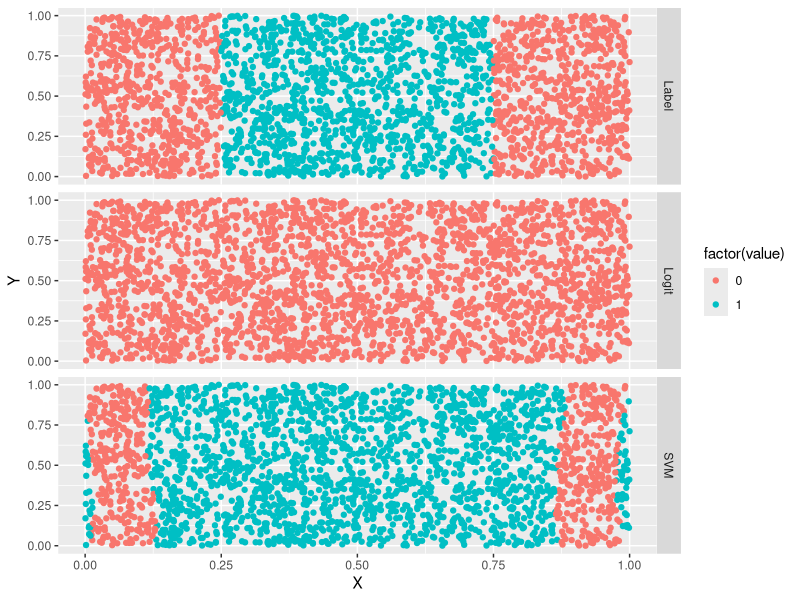
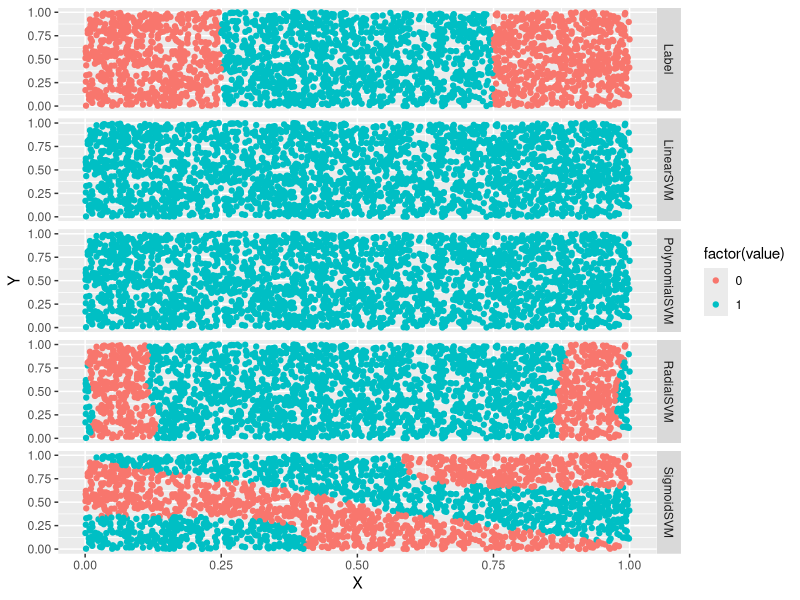
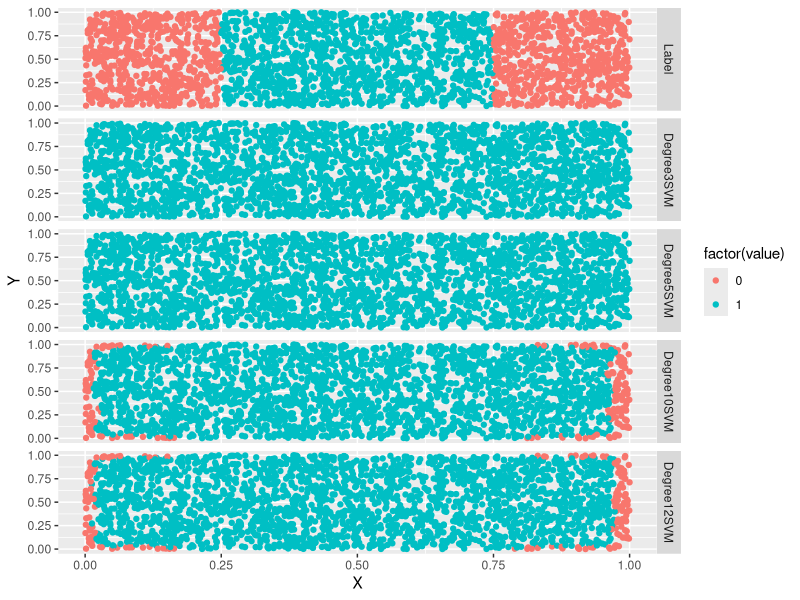
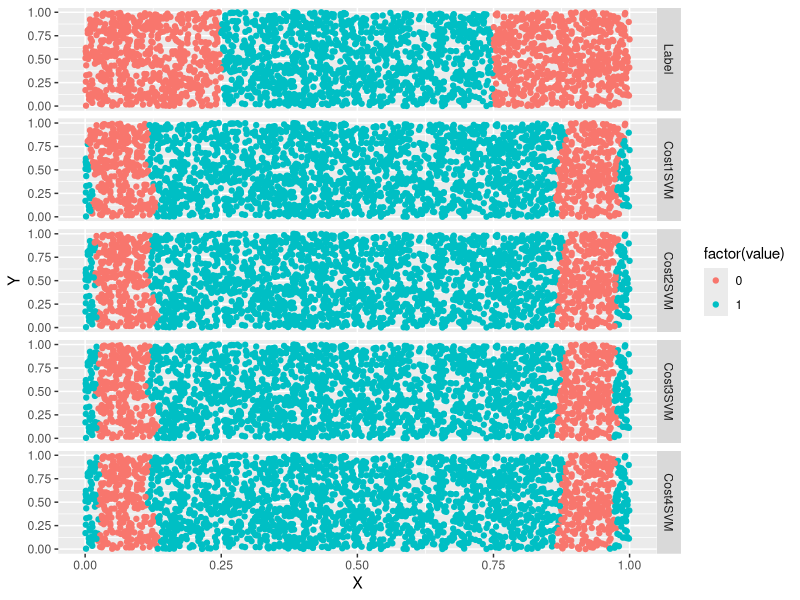
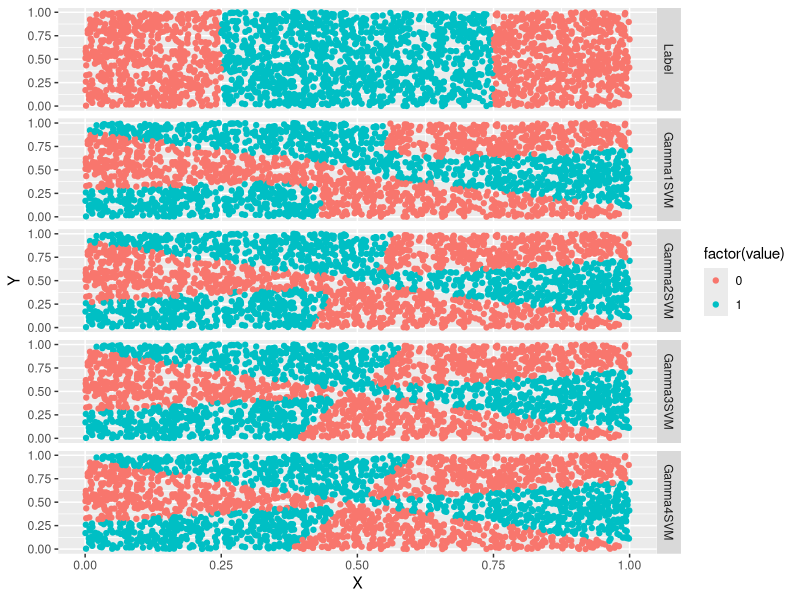

These figures' R source, in order:

setwd("./GitHub/ML_for_Hackers/12_model_comparison/")

library('e1071')
library('ggplot2')
#install.packages("reshape")
library('reshape')

df <- read.csv('data/df.csv')

# fit with logit function
logit.fit <- glm(Label ~ X + Y,
                 family = binomial(link = 'logit'),
                 data = df)

logit.predictions <- ifelse(predict(logit.fit) > 0, 1, 0)

mean(with(df, logit.predictions == Label))
## check output. 52%

# assign 0 to all points
mean(with(df, 0 == Label))
## check output. roughtly same

svm.fit <- svm(Label ~ X + Y, data = df)
svm.predictions <- ifelse(predict(svm.fit) > 0, 1, 0)
mean(with(df, svm.predictions == Label))
## check output. better than logistic regression

# plot
df <- cbind(df,
            data.frame(Logit = ifelse(predict(logit.fit) > 0, 1, 0),
                       SVM = ifelse(predict(svm.fit) > 0, 1, 0)))

predictions <- melt(df, id.vars = c('X', 'Y'))

ggplot(predictions, aes(x = X, y = Y, color = factor(value))) +
  geom_point() +
  facet_grid(variable ~ .)


# test with various kernels
df <- df[, c('X', 'Y', 'Label')]

linear.svm.fit <- svm(Label ~ X + Y, data = df, kernel = 'linear')
with(df, mean(Label == ifelse(predict(linear.svm.fit) > 0, 1, 0)))

polynomial.svm.fit <- svm(Label ~ X + Y, data = df, kernel = 'polynomial')
with(df, mean(Label == ifelse(predict(polynomial.svm.fit) > 0, 1, 0)))

radial.svm.fit <- svm(Label ~ X + Y, data = df, kernel = 'radial')
with(df, mean(Label == ifelse(predict(radial.svm.fit) > 0, 1, 0)))

sigmoid.svm.fit <- svm(Label ~ X + Y, data = df, kernel = 'sigmoid')
with(df, mean(Label == ifelse(predict(sigmoid.svm.fit) > 0, 1, 0)))

df <- cbind(df,
            data.frame(LinearSVM = ifelse(predict(linear.svm.fit) > 0, 1, 0),
                       PolynomialSVM = ifelse(predict(polynomial.svm.fit) > 0, 1, 0),
                       RadialSVM = ifelse(predict(radial.svm.fit) > 0, 1, 0),
                       SigmoidSVM = ifelse(predict(sigmoid.svm.fit) > 0, 1, 0)))

predictions <- melt(df, id.vars = c('X', 'Y'))
ggplot(predictions, aes(x = X, y = Y, color = factor(value))) +
  geom_point() +
  facet_grid(variable ~ .)

##########################################
# adjust hyper-parameter 1: degree       #
# can be used only for polynomial kernel #
##########################################

polynomial.degree3.svm.fit <- svm(Label ~ X + Y,
                                  data = df,
                                  kernel = 'polynomial',
                                  degree = 3)
with(df, mean(Label != ifelse(predict(polynomial.degree3.svm.fit) > 0, 1, 0)))
## check output

polynomial.degree5.svm.fit <- svm(Label ~ X + Y,
                                  data = df,
                                  kernel = 'polynomial',
                                  degree = 5)
with(df, mean(Label != ifelse(predict(polynomial.degree5.svm.fit) > 0, 1, 0)))
## check output

polynomial.degree10.svm.fit <- svm(Label ~ X + Y,
                                   data = df,
                                   kernel = 'polynomial',
                                   degree = 10)
with(df, mean(Label != ifelse(predict(polynomial.degree10.svm.fit) > 0, 1, 0)))
## check output

polynomial.degree12.svm.fit <- svm(Label ~ X + Y,
                                   data = df,
                                   kernel = 'polynomial',
                                   degree = 12)
with(df, mean(Label != ifelse(predict(polynomial.degree12.svm.fit) > 0, 1, 0)))
## check output

# plot
df <- df[, c('X', 'Y', 'Label')]
df <- cbind(df,
            data.frame(Degree3SVM = ifelse(predict(polynomial.degree3.svm.fit) > 0,
                                           1,
                                           0),
                       Degree5SVM = ifelse(predict(polynomial.degree5.svm.fit) > 0,
                                           1,
                                           0),
                       Degree10SVM = ifelse(predict(polynomial.degree10.svm.fit) > 0,
                                            1,
                                            0),
                       Degree12SVM = ifelse(predict(polynomial.degree12.svm.fit) > 0,
                                            1,
                                            0)))

predictions <- melt(df, id.vars = c('X', 'Y'))

ggplot(predictions, aes(x = X, y = Y, color = factor(value))) +
  geom_point() +
  facet_grid(variable ~ .)

##################################
# adjust hyper-parameter 2: cost #
# can be used for all kernels    #
##################################

radial.cost1.svm.fit <- svm(Label ~ X + Y,
                            data = df,
                            kernel = 'radial',
                            cost = 1)
with(df, mean(Label == ifelse(predict(radial.cost1.svm.fit) > 0, 1, 0)))
## check output

radial.cost2.svm.fit <- svm(Label ~ X + Y,
                            data = df,
                            kernel = 'radial',
                            cost = 2)
with(df, mean(Label == ifelse(predict(radial.cost2.svm.fit) > 0, 1, 0)))
## check output

radial.cost3.svm.fit <- svm(Label ~ X + Y,
                            data = df,
                            kernel = 'radial',
                            cost = 3)
with(df, mean(Label == ifelse(predict(radial.cost3.svm.fit) > 0, 1, 0)))
## check output

radial.cost4.svm.fit <- svm(Label ~ X + Y,
                            data = df,
                            kernel = 'radial',
                            cost = 4)
with(df, mean(Label == ifelse(predict(radial.cost4.svm.fit) > 0, 1, 0)))
## check output

# plot
df <- df[, c('X', 'Y', 'Label')]
df <- cbind(df,
            data.frame(Cost1SVM = ifelse(predict(radial.cost1.svm.fit) > 0, 1, 0),
                       Cost2SVM = ifelse(predict(radial.cost2.svm.fit) > 0, 1, 0),
                       Cost3SVM = ifelse(predict(radial.cost3.svm.fit) > 0, 1, 0),
                       Cost4SVM = ifelse(predict(radial.cost4.svm.fit) > 0, 1, 0)))

predictions <- melt(df, id.vars = c('X', 'Y'))

ggplot(predictions, aes(x = X, y = Y, color = factor(value))) +
  geom_point() +
  facet_grid(variable ~ .)


##########################################
# adjust hyper-parameter 3: gamma        #
# can be used only for sigmoid kernel(?) #
##########################################

sigmoid.gamma1.svm.fit <- svm(Label ~ X + Y,
                              data = df,
                              kernel = 'sigmoid',
                              gamma = 1)
with(df, mean(Label == ifelse(predict(sigmoid.gamma1.svm.fit) > 0, 1, 0)))
## check output

sigmoid.gamma2.svm.fit <- svm(Label ~ X + Y,
                              data = df,
                              kernel = 'sigmoid',
                              gamma = 2)
with(df, mean(Label == ifelse(predict(sigmoid.gamma2.svm.fit) > 0, 1, 0)))
## check output

sigmoid.gamma3.svm.fit <- svm(Label ~ X + Y,
                              data = df,
                              kernel = 'sigmoid',
                              gamma = 3)
with(df, mean(Label == ifelse(predict(sigmoid.gamma3.svm.fit) > 0, 1, 0)))
## check output


sigmoid.gamma4.svm.fit <- svm(Label ~ X + Y,
                              data = df,
                              kernel = 'sigmoid',
                              gamma = 4)
with(df, mean(Label == ifelse(predict(sigmoid.gamma4.svm.fit) > 0, 1, 0)))
## check output

# plot
df <- df[, c('X', 'Y', 'Label')]
df <- cbind(df,
            data.frame(Gamma1SVM = ifelse(predict(sigmoid.gamma1.svm.fit) > 0, 1, 0),
                       Gamma2SVM = ifelse(predict(sigmoid.gamma2.svm.fit) > 0, 1, 0),
                       Gamma3SVM = ifelse(predict(sigmoid.gamma3.svm.fit) > 0, 1, 0),
                       Gamma4SVM = ifelse(predict(sigmoid.gamma4.svm.fit) > 0, 1, 0)))

predictions <- melt(df, id.vars = c('X', 'Y'))

ggplot(predictions, aes(x = X, y = Y, color = factor(value))) +
  geom_point() +
  facet_grid(variable ~ .)
